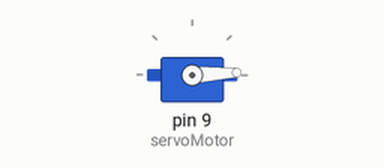
Simulated run of this sketch. Board: Arduino Uno, built with avr-gcc and run on an emulated ATmega328P. Parts: servo.

Above: at 0.05 s.
At 0.9 s:
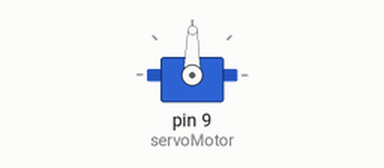
At 1.75 s:
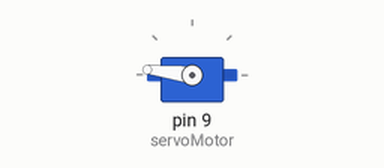
At 3.45 s:
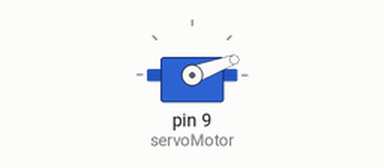
Timing chart, 0 to 8.4 s (numbered marks = the images above):
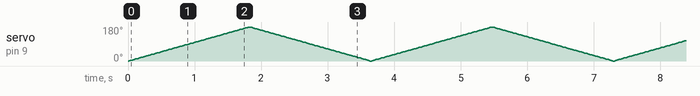

The sketch:

servoAuto.ino
```cpp
#include <Servo.h>

Servo servoMotor ; // creamos el objeto Servo
void setup ( ) {
  Serial.begin ( 9600 ) ;
  servoMotor.attach ( 9 ) ; // definimos el Servo en el pin 9
}
void loop ( ) {
  for (int pos = 0; pos <= 180; pos ++ ) { // cambia la posición de 0 a 180 grado por grado
    servoMotor.write ( pos ) ;
    delay ( 10 );
  }

  for (int pos = 180 ; pos >= 0 ; pos -- ) { // cambia la posicion de 180 a 0 grado por grado
    servoMotor.write ( pos );
    delay ( 10 );
  }

}
```
